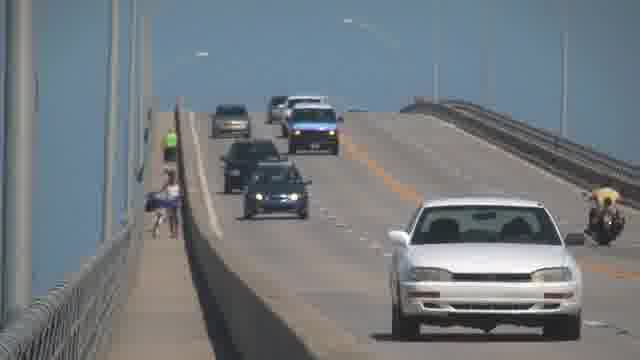
#> input picture 0121.jpg, 640 x 360 px, found by its file name
$ jupyter execute --allow-errors 3_feature_tracking.ipynb
#> lines starting #> are read from the running program, lines starting #| are printed output that depends on the picture
    Workshop on Computer Vision and Image Processing
                14-24 Oct 2020, IIT Roorkee

    Lab Session: 1
    Phool Preet (Research Scholar) \\
    Prof. Raman Balasubramanian \\
    Computer Science and Engineering, IIT Roorkee \\

[cell 1]
import numpy as np
import matplotlib.pyplot as plt
import cv2
from skimage import io

Load Three Images

[cell 2]
url_1 = "https://raw.githubusercontent.com/phoolpreet/CV_Stuff/main/0121.jpg"
url_2 = "https://raw.githubusercontent.com/phoolpreet/CV_Stuff/main/0125.jpg"
url_3 = "https://raw.githubusercontent.com/phoolpreet/CV_Stuff/main/0129.jpg"

image_1 = io.imread(url_1)
#> image_1 is the input picture: shape (360, 640, 3); mean R, G, B 114.8, 121.5, 126.7
image_2 = io.imread(url_2)
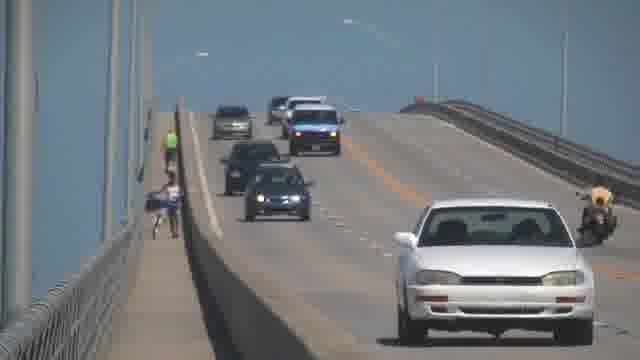
#> input picture 0125.jpg, 640 x 360 px, found by its file name
#> image_2 is the input picture: shape (360, 640, 3); mean R, G, B 114.6, 121.4, 126.6
image_3 = io.imread(url_3)
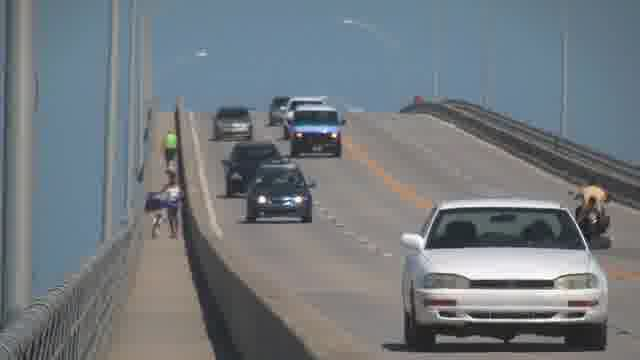
#> input picture 0129.jpg, 640 x 360 px, found by its file name
#> image_3 is the input picture: shape (360, 640, 3); mean R, G, B 114.5, 121.3, 126.5

# convert to grey scale
image_1 = image_1[:,:, 0]
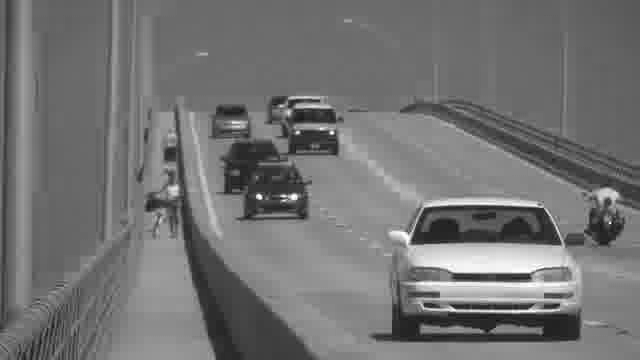
#> image_1: shape (360, 640); min 4, max 255, mean 114.8
image_2 = image_2[:,:, 0]
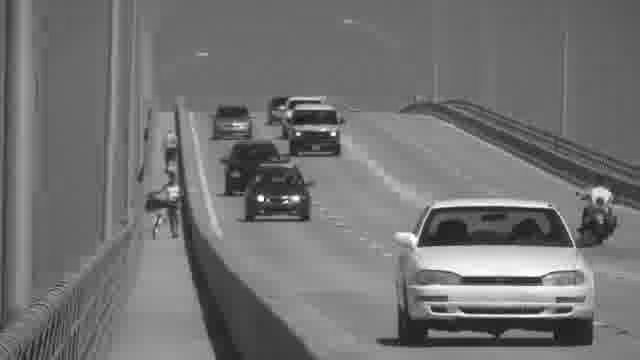
#> image_2: shape (360, 640); min 8, max 255, mean 114.6
image_3 = image_3[:,:, 0]
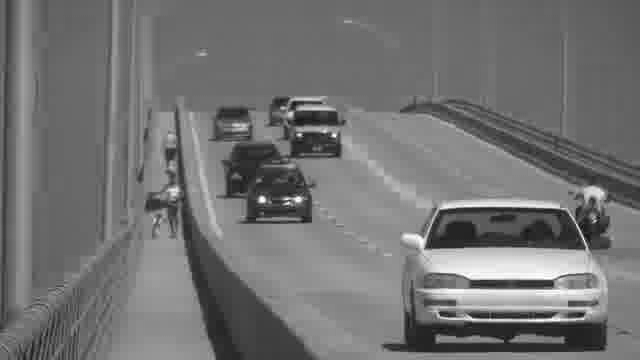
#> image_3: shape (360, 640); min 3, max 255, mean 114.5

Feature Extraction

[cell 3]
features_1 = cv2.goodFeaturesToTrack(image_1, maxCorners=500, qualityLevel=.1, minDistance=5, mask=None)
#> features_1 = 42 rows, first 8: [610, 223], [332, 132], [261, 198], [298, 132], [543, 208], [558, 304], [257, 195], [560, 244]

Lucas Kanade Tracker

[cell 4]
features_2, status, err = cv2.calcOpticalFlowPyrLK(prevImg=image_1, nextImg=image_2, prevPts=features_1,
                                                   nextPts=None, status=None, err=None, winSize=(15,15), maxLevel=2)
#> features_2 = 42 rows, first 8: [601.9, 221.8], [333.6, 133.4], [262.5, 199.7], [298.7, 133.3], [553.7, 209.1], [570.3, 308], [258.6, 196.7], [571.4, 245.9]; status = 42 values from 1 to 1; err = 42 values, max 37.18 at index 34, min 3.76 at index 35, mean 10.56

Keep only successfuly tracked features

[cell 5]
features_1 = features_1[status==1]
#> features_1 = 42 pairs, first value 63 to 610, second value 98 to 332
features_1 = features_1.reshape(-1, 1, 2)
#> features_1 = 42 rows, first 8: [610, 223], [332, 132], [261, 198], [298, 132], [543, 208], [558, 304], [257, 195], [560, 244]
features_2 = features_2[status==1]
#> features_2 = 42 pairs, first value 62.83 to 601.9, second value 99.13 to 336.6
features_2 = features_2.reshape(-1, 1, 2)
#> features_2 = 42 rows, first 8: [601.9, 221.8], [333.6, 133.4], [262.5, 199.7], [298.7, 133.3], [553.7, 209.1], [570.3, 308], [258.6, 196.7], [571.4, 245.9]

Repeat for successive frames

[cell 6]
features_3, status, err = cv2.calcOpticalFlowPyrLK(prevImg=image_2, nextImg=image_3, prevPts=features_2,
                                                   nextPts=None, status=None, err=None, winSize=(15,15), maxLevel=2)
#> features_3 = 42 rows, first 8: [595.1, 221], [334.6, 134.7], [263.9, 201], [299.8, 134.3], [565.4, 210.1], [583.6, 312.4], [259.9, 198], [583.8, 248.6]; err = 42 values, max 17.01 at index 34, min 5.06 at index 35, mean 9.15
features_1 = features_1[status==1]
#> features_1 = 42 pairs, first value 63 to 610, second value 98 to 332
features_1 = features_1.reshape(-1, 1, 2)
#> features_1 = 42 rows, first 8: [610, 223], [332, 132], [261, 198], [298, 132], [543, 208], [558, 304], [257, 195], [560, 244]
features_2 = features_2[status==1]
#> features_2 = 42 pairs, first value 62.83 to 601.9, second value 99.13 to 336.6
features_2 = features_2.reshape(-1, 1, 2)
#> features_2 = 42 rows, first 8: [601.9, 221.8], [333.6, 133.4], [262.5, 199.7], [298.7, 133.3], [553.7, 209.1], [570.3, 308], [258.6, 196.7], [571.4, 245.9]
features_3 = features_3[status==1]
#> features_3 = 42 pairs, first value 63.1 to 595.1, second value 99.59 to 342.1
features_3 = features_3.reshape(-1, 1, 2)
#> features_3 = 42 rows, first 8: [595.1, 221], [334.6, 134.7], [263.9, 201], [299.8, 134.3], [565.4, 210.1], [583.6, 312.4], [259.9, 198], [583.8, 248.6]

Visualize Results

[cell 7]
for i,(new,old) in enumerate(zip(features_3, features_2)):
  a,b = new.ravel()
  c,d = old.ravel()
  color = [255, 255, 255] #np.random.randint(0, 255, 3).tolist()
  image_3 = cv2.line(image_3, (a,b),(c,d), color, 2)
#> this loop made 42 passes
#> (a, b, c, d) on passes 1 to 12: (595.1, 221, 601.9, 221.8), (334.6, 134.7, 333.6, 133.4), (263.9, 201, 262.5, 199.7), (299.8, 134.3, 298.7, 133.3), (565.4, 210.1, 553.7, 209.1), (583.6, 312.4, 570.3, 308), (259.9, 198, 258.6, 196.7), (583.8, 248.6, 571.4, 245.9), (320.9, 101.7, 319.6, 101.2), (283, 197.8, 281.6, 196.5), (567.7, 305.1, 555.7, 301), (234.5, 124.6, 234.3, 123.5)
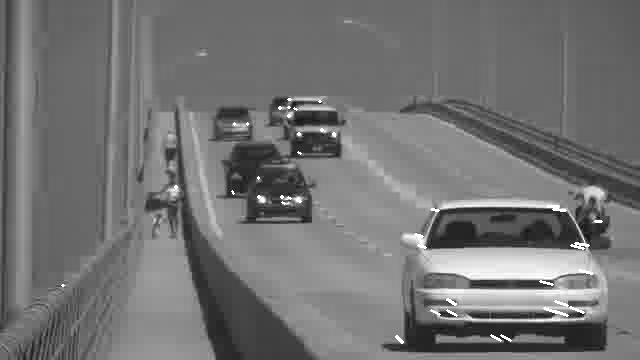
#> image_3: shape (360, 640); min 3, max 255, mean 115
  #image_3 = cv2.circle(image_3,(a,b), 5, color, -1)

plt.figure(figsize = (10, 10))
#> (the rest of this cell did not finish here and is left out)
